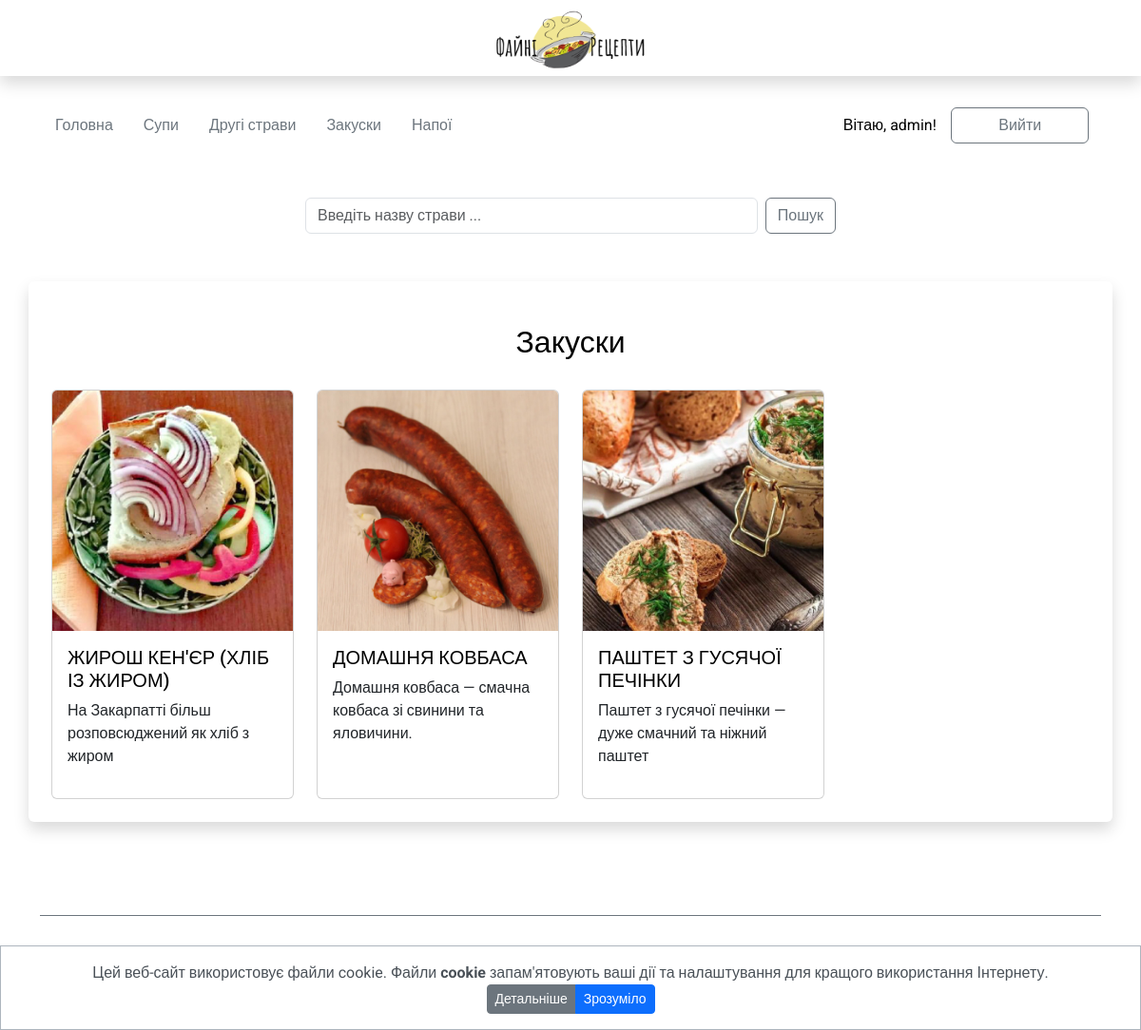
The page /aperetize (signed in) on the database its author committed.
### my_apps/recipes_app/models.py (models this page shows, shortened)
class Recipes(models.Model):
    name = models.CharField('Назва страв', max_length=30, blank=True)
    food_type = models.CharField('Тип їжі', max_length=20, blank=True, default='')
    short_desc = models.TextField('Короткий опис', max_length=80, blank=True)
    img = models.ImageField(upload_to="media/", verbose_name='img', blank=True, null=True)
    text = RichTextUploadingField('Recipe', blank=True)

### my_apps/recipes_app/views.py (the view)
# urls.py: path('aperetize', aperetize_page, name='aperetize_page'),
def aperetize_page(request):
    aperetize = Recipes.objects.filter(food_type='aperetize')
    return render(request, 'aperetize_page.html', context={'aperetize': aperetize})

### my_apps/recipes_app/templates/aperetize_page.html
{% extends 'base.html' %}
{% load static %}
{% block content %}
<div class="recipe-item">
    <div class="container shadow p-4 mb-5 mt-5 bg-body rounded">
        <h1>Закуски </h1>
        <div class="row gy-3">
            {%  for i in aperetize %}
            <div class="col-lg-3 col-md-4 col-sm-6 col-6">
                <div class="card h-100 mb-3">
                    <a href="{{i.id}}"><img src="{{i.img.url}}" class="card-img-top" alt="..."></a>
                    <div class="card-body">
                    <a href="{{i.id}}">
                        <h5 class="card-title">{{i.name}}</h5>
                    </a>
                    <p class="card-text">{{i.short_desc}}</p>
                    </div>
                </div>
            </div>
            {% endfor %}
        </div>
    </div>
</div>
{% endblock content %}

### templates/base.html (shortened to what this page needs)
{% load static %}
<!DOCTYPE html>
<html lang="uk">
<head>
    <link href="https://cdn.jsdelivr.net/npm/bootstrap@5.3.0/dist/css/bootstrap.min.css" rel="stylesheet">
    <link rel="stylesheet" href="https://cdnjs.cloudflare.com/ajax/libs/normalize/8.0.1/normalize.min.css" />
    <link rel="stylesheet" type="text/css" href="{% static 'css/style.css' %}"/>
    <link rel="stylesheet" href="{% static 'ckeditor/ckeditor/content-style.css'%}" type="text/css">
</head>
<body>
    <div class="wrapper">
      <header class="header">
        <div class="container-fluid">
          <div class="logo shadow">
              <a class="logo-link" href="{% url 'index' %}">
                <img src="{% static 'img/logo.png' %}" alt="Logo" width="200" height="200" class="d-inline-block align-text-top">
              </a>
          </div>
        </div>
        <div class="container mt-4 header-second">
          <nav class="navbar menu">
              <div class="container-fluid">
                  <div class="menu-item col-xl-9 col-lg-9 col-md-8 col-sm-12">
                    <ul class="nav">
                      <li class="nav-item">
                          <a class="nav-link active" aria-current="page" href="{% url 'index' %}">Головна</a>
                      </li>
                      <li class="nav-item">
                        <a class="nav-link" href="{% url 'soup_page' %}">Супи</a>
                      </li>
                      <li class="nav-item">
                        <a class="nav-link" href="{% url 'dish_page' %}">Другі страви</a>
                      </li>
                      <li class="nav-item">
                        <a class="nav-link" href="{% url 'aperetize_page'%}">Закуски</a>
                      </li>
                      <li class="nav-item">
                        <a class="nav-link" href="{% url 'drink_page'%}">Напої</a>
                      </li>
                    </ul>
                  </div>
                  <div class="login-item col-xl-3 col-lg-3 col-md-4 col-sm-12">
                    {% if user.is_authenticated %}
                      <form method="link" action="{% url 'logout'%}" class="user-name">
                        <span>Вітаю, {{ user.username }}!</span>
                        <button type="submit" class="btn btn-outline-secondary fixed-width-btn">Вийти</button>
                      </form>
                    {% endif %}
                  </div>
              </div>
          </nav>
        </div>
      </header>
      <main class="main">
        <div class="search mt-5">
          <center>
            <div class="container">
              <div class="search">
                <div class="raw">
                  <div class="col-6">
                    <form class="d-flex" method=POST action="{% url 'search_page' %}">
                      <input class="form-control me-2" type="search" placeholder="Введіть назву страви ..." aria-label="Search" name="searched" value="{{searched|upper}}">
                      <button class="btn btn-outline-secondary" type="submit">Пошук</button>
                    </form>
                  </div>
                </div>
              </div>
            </div>
          </center>
        </div>
        <div class="content mt-5">
          {% block content %}
          {% endblock content %}
        </div>
        <div id="cb-cookie-banner" class="alert alert-dark text-center mb-0" role="alert" style="background-color: #ffffff">
          Цей веб-сайт використовує файли cookie. Файли <b>cookie</b> запам'ятовують ваші дії та налаштування для кращого використання Інтернету.
          <div class="btn-group">
            <a href="{% url 'cookies'%}" class="btn btn-secondary btn-sm">Детальніше</a>
            <button type="button" class="btn btn-primary btn-sm" onclick="window.cb_hideCookieBanner()">Зрозуміло</button>
          </div>
        </div>
      </main>
      <footer class="footer">
          <div class="container">
              <div class="footer-menu">
                  <div class="container">
                      <div class="col-12 footer_links">
                          <ul class="nav justify-content-center">
                              <li class="nav-item">
                                  <a class="nav-link active" aria-current="page" href="{% url 'index' %}">Головна</a>
                              </li>
                              <li class="nav-item">
                                <a class="nav-link" href="{% url 'soup_page' %}">Супи</a>
                              </li>
                              <li class="nav-item">
                                <a class="nav-link" href="{% url 'dish_page' %}">Другі страви</a>
                              </li>
                              <li class="nav-item">
                                <a class="nav-link" href="{% url 'aperetize_page'%}">Закуски</a>
                              </li>
                              <li class="nav-item">
                                <a class="nav-link" href="{% url 'drink_page'%}">Напої</a>
                              </li>
                          </ul>
                          <div class="about-politic">
                            <span><a href="{% url 'cookies' %}">Політика конфіденційності</a></span>
                          </div>
                          <div class="col-12 footer-rights">
                            <span>Файні Рецепти(c) <a class="nav-link" href="https://www.linkedin.com/in/liudvyk-dodi-b73583151/">ludvig_dodi 2023</a></span>
                          </div>
                      </div>
                  </div>
              </div>
          </div>
      </footer>
    </div>
</body>
</html>

### static/css/style.css (style rules this page uses)
html, body { height: 100%; color: #000000; font-family: 'Roboto', sans-serif; font-size: 1rem; }
body a { text-decoration: none; color: #000000; }
body img { padding: 0; margin: 0; max-width:100%; max-height: 100%; }
body h1, h3 { text-align: center; margin-bottom: 30px; }
.wrapper { min-height: 100%; display: flex; flex-direction: column; }
.main { flex: 1 1 auto; padding: 0 15px; }
.fixed-width-btn { width: 145px; margin-right: 5px; }
.container-fluid { padding: 0; }
.logo { display: flex; flex-direction: row; justify-content: center; align-items: center; margin: 0; height: 80px; font-family: 'Amatic SC', cursive; font-size: 1.5rem; }
.nav-link { text-decoration: none; color: #6c757d; }
form.user-name { display: flex; flex-direction: row; align-items: center; justify-content: space-around; }
.recipe-item { margin-top: 50px; }
.footer { height: 100px; margin-top: 50px; }
.footer-menu>.container { display: flex; flex-direction: column; justify-content: space-around; align-items: center; border-top: 1px solid #6c757d; padding-top: 20px; }
.footer-rights { text-align: center; margin-top: 10px; font-size: smaller; }
.footer-rights a { display: inline-block; }
.about-politic { text-align: center; margin-top: 10px; font-size: smaller; }
#cb-cookie-banner { position: fixed; bottom: 0; left: 0; width: 100%; z-index: 999; border-radius: 0; display: none; }

### rows shown on the page
Recipes: img (picture), name "ЖИРОШ КЕН'ЄР (ХЛІБ ІЗ ЖИРОМ)", short_desc "На Закарпатті більш розповсюджений як хліб з жиром"
Recipes: img (picture), name "ДОМАШНЯ КОВБАСА", short_desc "Домашня ковбаса — смачна ковбаса зі свинини та яловичини."
Recipes: img (picture), name "ПАШТЕТ З ГУСЯЧОЇ ПЕЧІНКИ", short_desc "Паштет з гусячої печінки — дуже смачний та ніжний паштет"

### other values the page prints
{{ user.username }} "admin"
